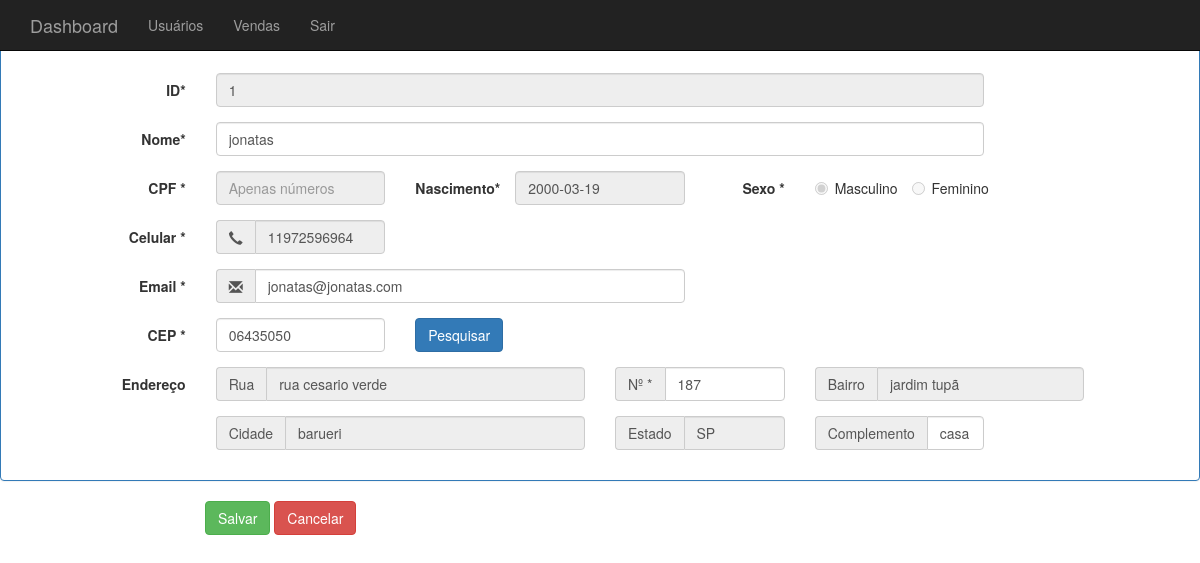
Page /pages/editar-usuario.php?usuario=1 on the earlier database version.
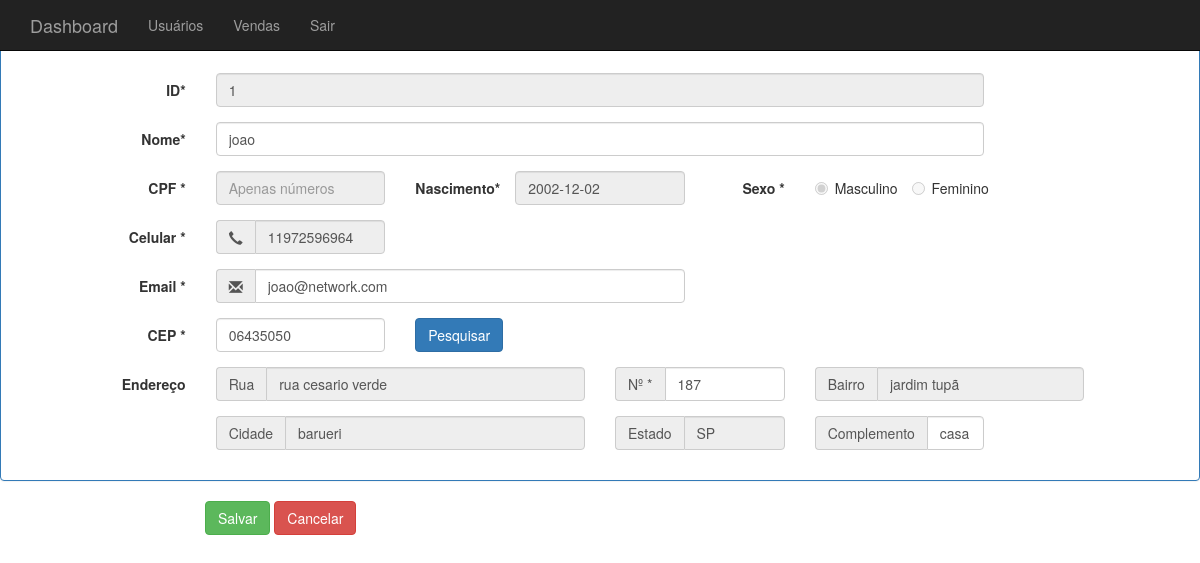
Same page on the later database version.
### tables this page shows
CREATE TABLE IF NOT EXISTS `usuario` (
  `cod_usu` int(11) NOT NULL AUTO_INCREMENT,
  `cod_tipo_usu` int(11) NOT NULL,
  `nome_usu` varchar(60) NOT NULL,
  `email_usu` varchar(50) NOT NULL,
  `senha_usu` varchar(32) NOT NULL,
  `cpf` varchar(11) NOT NULL,
  `genero_usu` varchar(1) NOT NULL,
  `celular_usu` double NOT NULL,
  `nascimento_usu` date NOT NULL,
  `imagem_usu` text NOT NULL,
  `cod_status_usu` varchar(1) NOT NULL,
  PRIMARY KEY (`cod_usu`)
);

CREATE TABLE IF NOT EXISTS `enderecos` (
  `cod_endereco` int(11) NOT NULL AUTO_INCREMENT,
  `rua` varchar(64) NOT NULL,
  `numero` int(11) NOT NULL,
  `bairro` varchar(32) NOT NULL,
  `cidade` varchar(32) NOT NULL,
  `estado` varchar(32) NOT NULL,
  `cep` varchar(8) NOT NULL,
  `complemento` varchar(64) DEFAULT NULL,
  `cod_usu` int(11) DEFAULT NULL,
  PRIMARY KEY (`cod_endereco`)
);

### pages/editar-usuario.php (the view, shortened to what this page needs)
<?php
  $conexao = mysqli_connect(HOST, USUARIO, SENHA, DB)or die('Não foi possível conectar');
  $cod_usu = intval($_GET['usuario']);
  $result_usuario = "SELECT * FROM usuario WHERE cod_usu = '$cod_usu'";
  $resultado_usuario = mysqli_query($conexao, $result_usuario);
  $row_usuario = mysqli_fetch_assoc($resultado_usuario);
  $result_endereco = "SELECT * FROM enderecos WHERE cod_endereco = '$cod_usu'";
  $resultado_endereco = mysqli_query($conexao, $result_endereco);
  $row_endereco = mysqli_fetch_assoc($resultado_endereco);
?>
<nav class="navbar navbar-inverse navbar-fixed-top">
	<div class="container">
		<div class="navbar-header">
			<a class="navbar-brand" href="#">Dashboard</a>
		</div>
		<div id="navbar" class="navbar-collapse collapse">
			<ul class="nav navbar-nav">
				<li><a href="../administrativo">Usuários</a></li>
				<li><a href="#about">Vendas</a></li>
				<li><a href="../php/deslogar.php">Sair</a></li>
			</ul>
		</div>
	</div>
</nav>
<link href="//maxcdn.bootstrapcdn.com/bootstrap/3.3.0/css/bootstrap.min.css" rel="stylesheet" id="bootstrap-css">
<form method="POST" action="../php/alterar.php" class="form-horizontal">
<fieldset>
<div class="panel panel-primary">
    <div class="panel-body">
<div class="form-group">
<div class="col-md-11 control-label">
        <p class="help-block"><h11>*</h11> Campo Obrigatório </p>
</div>
</div>
<div class="form-group">
  <label class="col-md-2 control-label" for="Nome">ID<h11>*</h11></label>
  <div class="col-md-8">
  <input id="cod_usu" name="cod_usu" class="form-control" placeholder="ID" required="" readonly="readonly" type="text" value="<?php echo $row_usuario['cod_usu']?>">
  </div>
</div>
<div class="form-group">
  <label class="col-md-2 control-label" for="Nome">Nome<h11>*</h11></label>
  <div class="col-md-8">
  <input id="Nome" name="fname" placeholder="Nome Completo" class="form-control input-md" required="" type="text" value="<?php echo $row_usuario['nome_usu']?>">
  </div>
</div>
<div class="form-group">
  <label class="col-md-2 control-label" for="Nome">CPF <h11>*</h11></label>
  <div class="col-md-2">
  <input id="cpf" disabled name="cpf" placeholder="Apenas números" class="form-control input-md" required="" type="text" maxlength="11" pattern="[0-9]+$"value="">
  </div>
  <label class="col-md-1 control-label" for="Nome">Nascimento<h11>*</h11></label>
  <div class="col-md-2">
  <input id="dtnasc" name="dtnasc" disabled placeholder="DD/MM/AAAA" class="form-control input-md" required="" type="text" maxlength="10" OnKeyPress="formatar('##/##/####', this)" onBlur="showhide()" value="<?php echo $row_usuario['nascimento_usu']?>">
 </div>
  <label class="col-md-1 control-label" for="radios">Sexo <h11>*</h11></label>
  <?php if($row_usuario['genero_usu'] == 'M'):?>
    <div class="col-md-4">
      <label class="radio-inline" for="radios-1">
        <input name="gen" id="sexo" value="M" type="radio" checked disabled>
        Masculino
      </label>
      <label required="" class="radio-inline" for="radios-0" >
        <input name="gen" id="sexo" value="F" type="radio" disabled>
        Feminino
      </label>
    </div>
  <?php endif;?>
</div>
<div class="form-group">
  <label class="col-md-2 control-label" for="prependedtext">Celular <h11>*</h11></label>
  <div class="col-md-2">
    <div class="input-group">
      <span class="input-group-addon"><i class="glyphicon glyphicon-earphone"></i></span>
      <input id="prependedtext" name="celular" class="form-control" placeholder="XXXXXXXXXXX" type="text" maxlength="13"
      OnKeyPress="formatar('## #####-####', this)" value="<?php echo $row_usuario['celular_usu']?>"disabled>
    </div>
  </div>
 </div>
<div class="form-group">
  <label class="col-md-2 control-label" for="prependedtext">Email <h11>*</h11></label>
  <div class="col-md-5">
    <div class="input-group">
      <span class="input-group-addon"><i class="glyphicon glyphicon-envelope"></i></span>
      <input id="prependedtext" name="email" class="form-control" placeholder="email@email.com" required="" type="text" pattern="[a-z0-9._%+-]+@[a-z0-9.-]+\.[a-z]{2,4}$" value="<?php echo $row_usuario['email_usu']?>">
    </div>
  </div>
</div>
<div class="form-group">
  <label class="col-md-2 control-label" for="CEP">CEP <h11>*</h11></label>
  <div class="col-md-2">
    <input id="cep" name="cep" placeholder="Apenas números" class="form-control input-md" required="" type="search" maxlength="8" pattern="[0-9]+$" value="<?php echo $row_endereco['cep']?>">
  </div>
  <div class="col-md-2">
      <button type="button" class="btn btn-primary" onclick="pesquisacep(cep.value)">Pesquisar</button>
    </div>
</div>
<div class="form-group">
  <label class="col-md-2 control-label" for="prependedtext">Endereço</label>
  <div class="col-md-4">
    <div class="input-group">
      <span class="input-group-addon">Rua</span>
      <input id="rua" name="rua" class="form-control" placeholder="" required="" readonly="readonly" type="text" value="<?php echo $row_endereco['rua']?>">
    </div>
  </div>
    <div class="col-md-2">
    <div class="input-group">
      <span class="input-group-addon">Nº <h11>*</h11></span>
      <input id="numero" name="num" class="form-control" placeholder="" required=""  type="text" value="<?php echo $row_endereco['numero']?>">
    </div>
  </div>
  <div class="col-md-3">
    <div class="input-group">
      <span class="input-group-addon">Bairro</span>
      <input id="bairro" name="bairro" class="form-control" placeholder="" required="" readonly="readonly" type="text" value="<?php echo $row_endereco['bairro']?>">
    </div>
  </div>
</div>
<div class="form-group">
  <label class="col-md-2 control-label" for="prependedtext"></label>
  <div class="col-md-4">
    <div class="input-group">
      <span class="input-group-addon">Cidade</span>
      <input id="cidade" name="city" class="form-control" placeholder="" required=""  readonly="readonly" type="text" value="<?php echo $row_endereco['cidade']?>">
    </div>
  </div>
   <div class="col-md-2">
    <div class="input-group">
      <span class="input-group-addon">Estado</span>
      <input id="estado" name="estado" class="form-control" placeholder="" required=""  readonly="readonly" type="text" value="<?php echo $row_endereco['estado']?>">
    </div>
  </div>
  <div class="col-md-2">
    <div class="input-group">
      <span class="input-group-addon">Complemento</span>
      <input id="complemento" name="complemento" class="form-control" placeholder="" required=""  type="text" value="<?php echo $row_endereco['complemento']?>">
    </div>
  </div>
</div>
  </div>
</div>
<div class="form-group">
  <label class="col-md-2 control-label" for="Cadastrar"></label>
  <div class="col-md-8">
    <button id="Salvar" name="Salvar" class="btn btn-success" type="Submit">Salvar</button>
    <button id="Cancelar" name="Cancelar" class="btn btn-danger" type="Reset">Cancelar</button>
  </div>
</div>
</fieldset>
</form>

Differences in the rows shown:
changed usuario id 1: fname "jonatas" → "joao"; dtnasc "2000-03-19" → "2002-12-02"; email "jonatas@jonatas.com" → "joao@network.com"
